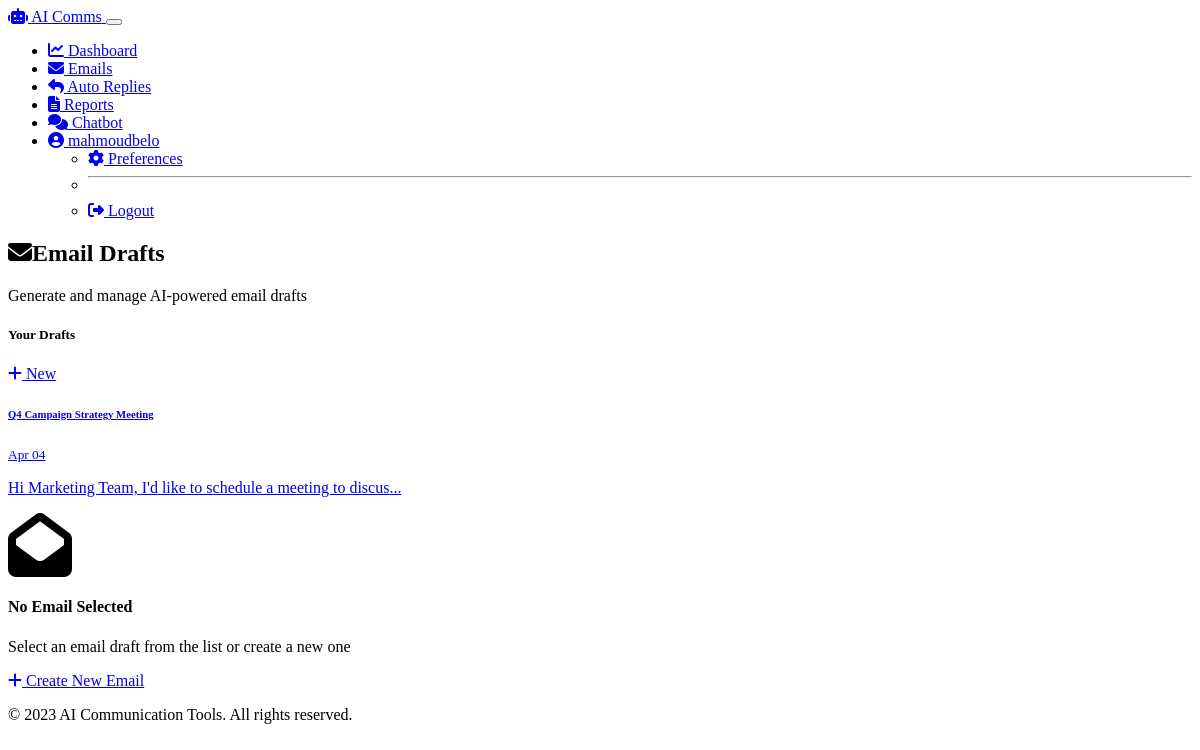
Before: /emails (signed in) with the older database file.
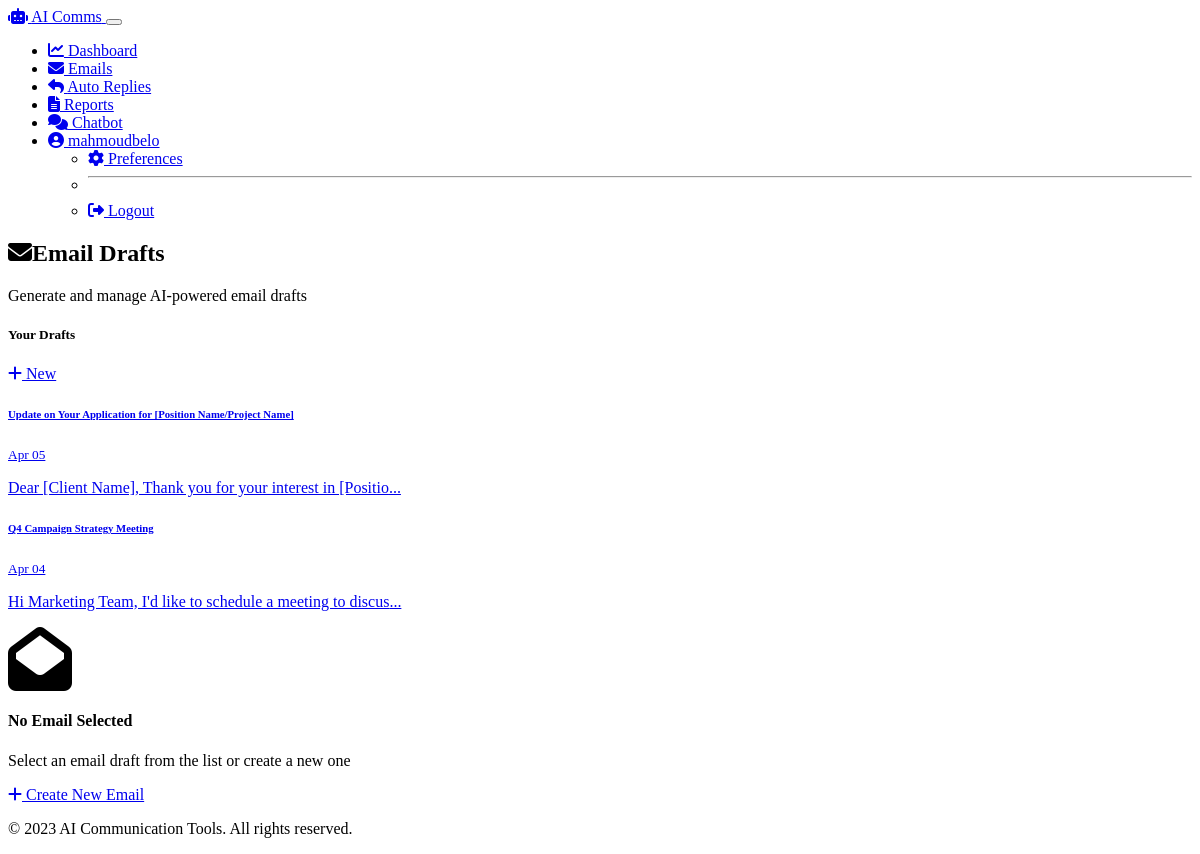
After: the same page with the newer database file.
### models.py (models this page shows, shortened)
class EmailDraft(db.Model):
    id = db.Column(db.Integer, primary_key=True)
    subject = db.Column(db.String(200), nullable=False)
    content = db.Column(db.Text, nullable=False)
    recipient = db.Column(db.String(120))
    created_at = db.Column(db.DateTime, default=datetime.utcnow)
    user_id = db.Column(db.Integer, db.ForeignKey('user.id'), nullable=False)

### routes.py (the view)
@app.route('/emails')
@login_required
def email_drafts():
    emails = EmailDraft.query.filter_by(user_id=current_user.id).order_by(EmailDraft.created_at.desc()).all()
    return render_template('email_drafts.html', emails=emails)

### app.py (called while the page is built)
@login_manager.user_loader
def load_user(user_id):
    from models import User
    return User.query.get(int(user_id))

### templates/email_drafts.html (shortened to what the changed rows need)
{% extends 'base.html' %}
{% block content %}
<div class="row mb-4">
    <div class="col">
        <h2><i class="fas fa-envelope me-2"></i>Email Drafts</h2>
    </div>
</div>
<div class="row">
    <div class="col-md-4">
        <div class="card mb-4">
            <div class="card-body p-0">
                {% if emails %}
                <div class="list-group list-group-flush">
                    {% for email in emails %}
                    <a href="{{ url_for('view_email', email_id=email.id) }}"
                       class="list-group-item list-group-item-action {% if selected_email and selected_email.id == email.id %}active{% endif %}">
                        <div class="d-flex w-100 justify-content-between">
                            <h6 class="mb-1 text-truncate">{{ email.subject }}</h6>
                            <small>{{ email.created_at.strftime('%b %d') }}</small>
                        </div>
                        <p class="mb-1 text-truncate {% if selected_email and selected_email.id == email.id %}text-white{% else %}text-muted{% endif %}">
                            {{ email.content[:60] }}...
                        </p>
                    </a>
                    {% endfor %}
                </div>
                {% else %}
                <div class="text-center p-4">
                    <i class="fas fa-envelope fa-3x mb-3 text-muted"></i>
                    <p>No email drafts yet</p>
                </div>
                {% endif %}
            </div>
        </div>
    </div>
</div>
{% endblock %}

Changed rows visible on the page:
added EmailDraft: subject "Update on Your Application for [Position Name/Project Name]", created_at "Apr 05", content "Dear [Client Name], Thank you for your interest in [Positio"
